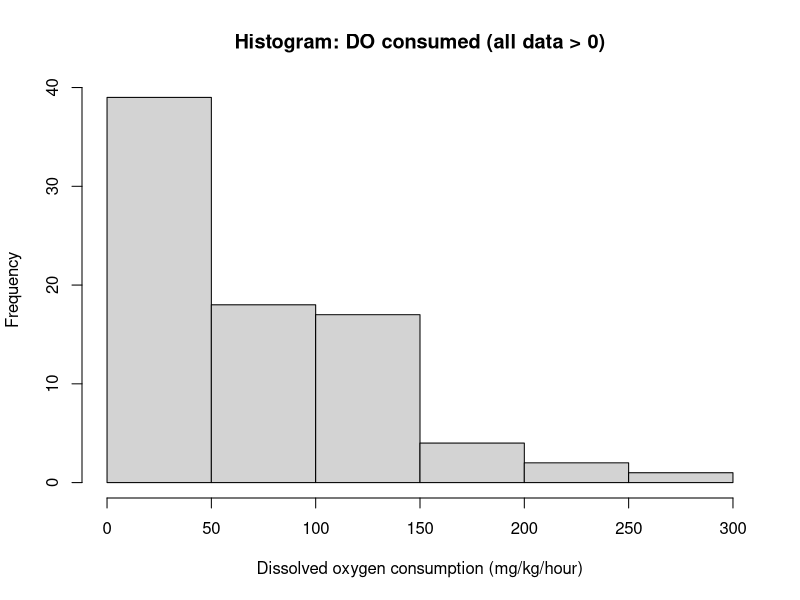
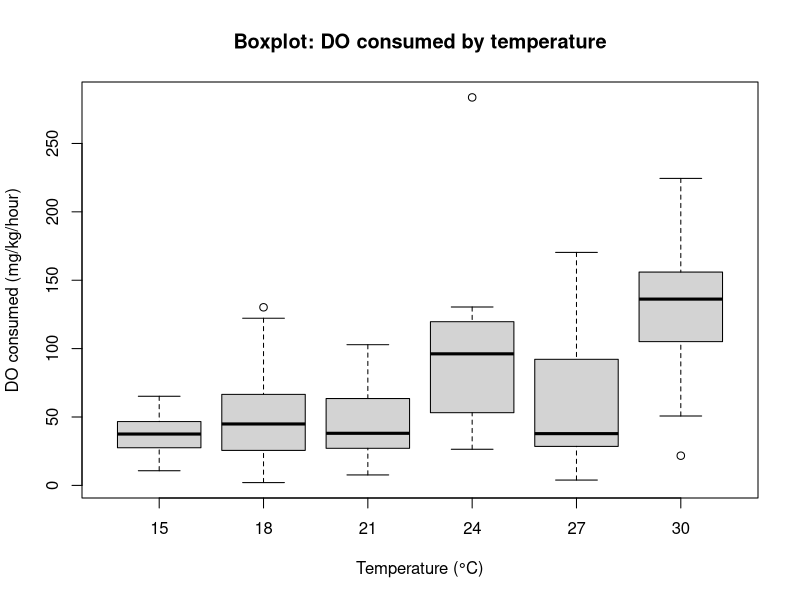
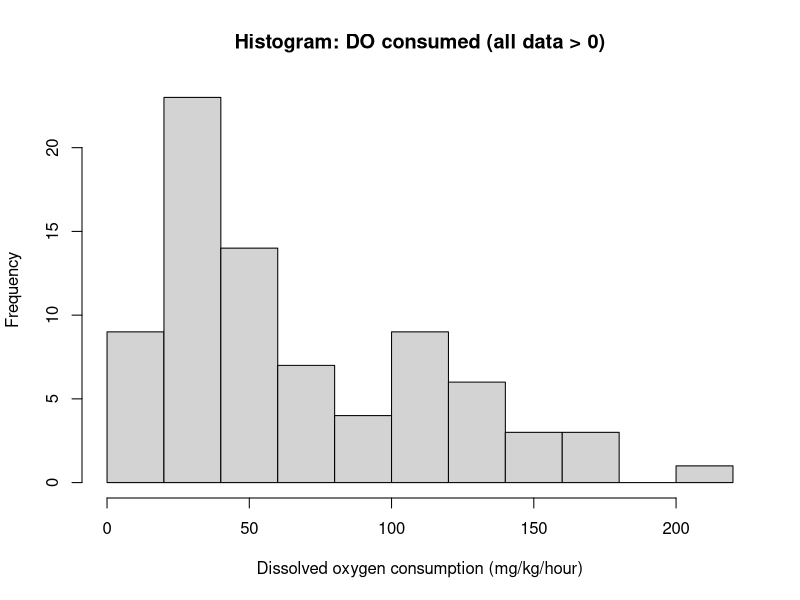
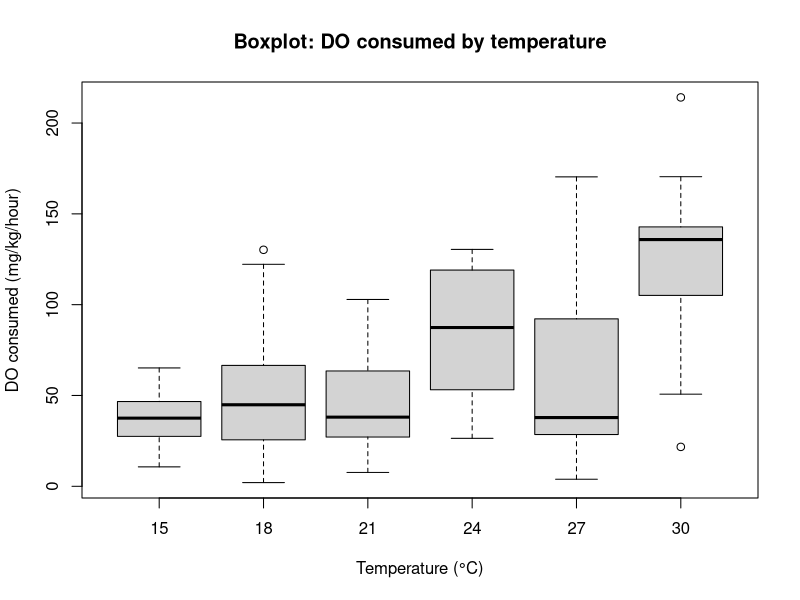
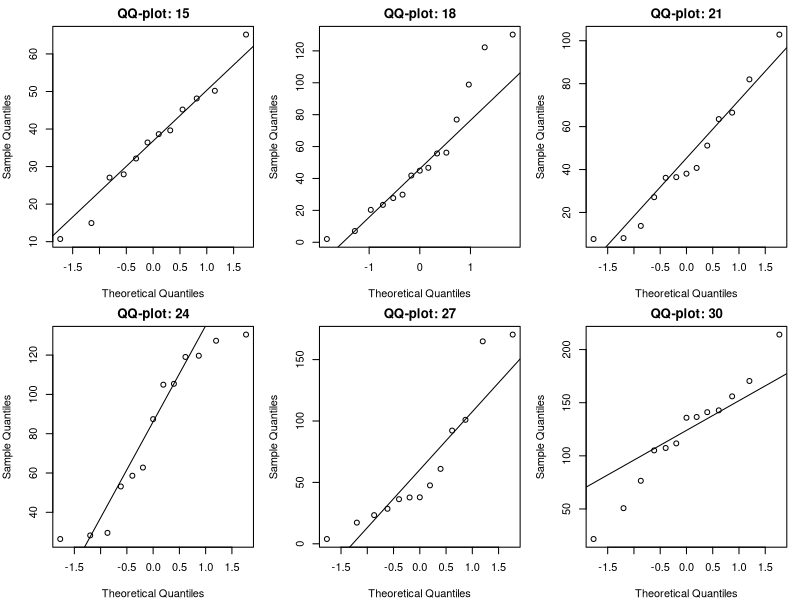

These figures' R source, in order: (Note: this script raises an error after producing the figures.)
# effect of temperature on the oxygen consumption of freshwater snails
# Sofie Costin & *your name here* October 2025

# MAKE SURE TO SET YOUR WORKING DIRECTORY FIRST: Session - Set Working Directory - To Source File

# install (if needed) and call packages
# install.packages(c("dplyr", "car"))

library(dplyr)
library(car)

# clear environment 
rm(list = ls())

# import data -------------------------------------------------------------

snaildata <- data.frame(read.csv("snaildata2025.csv"))

# read.csv will import the data from our working directory
head(snaildata) 
# note that we now have all_data in our global environment, which is ### observations of 2 variables
# and we can check out our data types and variables
summary(snaildata)
str(snaildata)

# we need to set our temperature variable as a character, because we want it to behave as categorical data, not numeric.
snaildata$temp <- as.factor(snaildata$temp) 
# run the below and look at the output compared to the previous time you ran str. Can you see how $temp has changed from integer to factor?
str(snaildata) 

# From the summary, we can see that our minimum DO consumed is a negative value. 
# Why is this not realistic?

# let's remove data points below 0
data_rm1 <- data.frame(dplyr::filter(snaildata, do_consumed > 0 ))
# this creates a new data frame containing all data that has a do consumed value greater than 0

# How many data points are left? 


# assumption testing ------------------------------------------------------
# Because we have one predictor variable and a numerical response, we are thinking we might use an ANOVA.
# The assumptions (ingredients) of an ANOVA are:
#     > normally distributed data 
#     > homogeneity of variances
#     > data are independent (snails are in their own containers and don't affect each other)

# assumption 1: data are normally distributed -----------------------------

# SHAPIRO WILK TEST OF NORMALITY
# the null hypothesis is that sample distribution is normal. 
# If the test is significant (P<0.05), the distribution is non-normal. 
# If our p-value is > 0.05, we can assume that our data is normally distributed.

# how do we do this test? If you've forgotten have a look at the salinity code. Half a coder's life is copy-pasting code that has worked before!





# visually assess distribution using histograms 
hist(
  data_rm1$do_consumed,
  main = "Histogram: DO consumed (all data > 0)",
  xlab = "Dissolved oxygen consumption (mg/kg/hour)"
)

# if our data are not normally distributed, check for outliers using a boxplot:
boxplot(
  do_consumed ~ temp, data = data_rm1,
  main = "Boxplot: DO consumed by temperature",
  xlab = "Temperature (°C)", ylab = "DO consumed (mg/kg/hour)"
)

# if data are not normally distributed, and we can see that there are outliers, 
# remove data outside of 1.5*IQR

# set first and third quartiles
quartiles <- quantile(data_rm1$do_consumed, probs = c(.25, .75), na.rm = FALSE) 
# determine the interquartile range (IQR)
IQR_val <- IQR(data_rm1$do_consumed)

# find our lower and upper limits:
Lower <- quartiles[1] - 1.5 * IQR_val
Upper <- quartiles[2] + 1.5 * IQR_val 

# reassign data above lower and below upper to new dataframe called data_rm
data_rm <- data.frame(dplyr::filter(data_rm1, do_consumed > Lower & do_consumed < Upper ))

# Have a look in the global environment, are there less observations? has anything changed?

# RETEST NORMALITY USING SHAPIRO WILK & HISTOGRAM



# how do we do this test? Check the salinity code if you need to



# visually assess distribution using histograms 
hist(
  data_rm$do_consumed,
  main = "Histogram: DO consumed (all data > 0)",
  xlab = "Dissolved oxygen consumption (mg/kg/hour)"
)

# if our data are not normally distributed, check for outliers using a boxplot:
boxplot(
  do_consumed ~ temp, data = data_rm,
  main = "Boxplot: DO consumed by temperature",
  xlab = "Temperature (°C)", ylab = "DO consumed (mg/kg/hour)"
)





# are we happy with this? are your data normally distributed? did anything change?



# when reporting this in our methods section, we need to include the outcomes of the test, and how many outliers were removed. 
# We can check what outliers were removed using:
removed_data_points <- which(!snaildata$do_consumed %in% data_rm$do_consumed)
snaildata[removed_data_points,]


# assumption 2: variances are homogenous ----------------------------------

# How do we do this again, and how is it reported? Check the salinity code if you don't remember. 




# you can also visually assess homogeneity / normality by group with QQ-plots (explanation below)

par(mfrow = c(2, ceiling(nlevels(data_rm$temp)/2)), mar = c(4,4,2,1)) # sets multiple panels for graph
by(data_rm$do_consumed, data_rm$temp, function(x) {
  qqnorm(x, main = paste("QQ-plot:", unique(data_rm$temp[data_rm$do_consumed %in% x])))
  qqline(x)
})

par(mfrow = c(1, 1)) # reset to 1 x 1 plotting

# interpreting Q-Q plots:

# A Q-Q (quantile–quantile) plot compares your sample’s distribution to a theoretical normal distribution:
# X-axis: theoretical quantiles (what we’d expect under perfect normality)
# Y-axis: actual quantiles from your sample data
# If your data are normally distributed, the points should fall roughly along the straight line.
#
# How to interpret the plots in your image:
# Each panel represents one temperature treatment (e.g., 15°C, 18°C, 21°C, etc.).
# Deviation from the line = deviation from normality.
# If points hug the line closely, that group’s data are approximately normal.
# If points curve away (S-shape), that indicates skewness:
#   - Upward curve at the ends → right-skewed (tail to the right)
#   - Downward curve → left-skewed
# If the ends deviate sharply upward or downward → heavy tails or outliers.
# 
# Sample size matters.
# You have small group sizes (e.g., n ≈ 8–10).
# In small samples, QQ plots can look messy even when data are roughly normal.
# That’s why you should always combine visual inspection with the Shapiro–Wilk test

#What do these results tell you about normality in your various temperature treatements? Are there any that look particularly dodgy? That deserves a brief mention in your poster, regardless of your decision whether to go parametric or non-parametric


###################################################DECISION TIME ~~~~~ Do you think your data are sufficiently normally distributed and sufficiently homogenous in variance to use a parametric ANOVA? Or are you better off using a parametric test? Make a decision NOW and then continue below for an ANOVA or skip to line 271 for non-parametric testing. You need to only do one. And there's no  right or wrong answer, just well or not-so-well explain reasons. Sof & Vera would both be totally on the fence as to what to use. #################################################

# PARAMETRIC TEST & PLOTTING------------------------------------------------
# because we have a single predictor and a numerical response, we'll use an ANOVA

# the null hypothesis for ANOVA is that there is no difference in means.
# if the p-value for our ANOVA is <0.05, we reject the null, and find that there 
# is a significant difference between the means
# or that there is less than 5% chance that the relationship that we see is due to random chance

# you will need to edit this code to make y your response variable and x your predictor variable
snailanova <- aov(RESPONSE ~ PREDICTOR, data = data_rm)    
    
summary(snailanova)

# summary statistics ------------------------------------------------------

# this will tell us the means and standard deviation of our data, plus the number of replicates (n) for each level
group_by(data_rm, temp) %>%
  summarise(
    count = n(),
    mean = mean(do_consumed, na.rm = TRUE),
    sd   = sd(do_consumed, na.rm = TRUE)
  )

# post-hoc analysis -------------------------------------------------------
# ONLY NEEDED IF ANOVA RESULT IS SIGNIFICANT

# the ANOVA tells us that there are differences in group means, but we don't know 
# which pairs of groups are different. We can use a Tukey multiple pairwise comparisons 
# test to see where these differences lie. 
TukeyHSD(snailanova, which = "temp")




#  create means plot ---------------------------------------------
#This is using a slightly different technique to last time, allowing for even more customisation of what values are used in plotting. 

# first, we're going to create a dataframe including the means and standard deviation for our data
# we are calling this dataframe data_means_sd, and we are grouping our data by temperature levels.
data_means_sd <- data_rm %>%  
  group_by(temp) %>% 
  summarize(
    mean_do     = mean(do_consumed),
    sd_do       = sd(do_consumed),
    upper_limit = mean_do + sd_do, 
    lower_limit = mean_do - sd_do,
    .groups = "drop"
  )

# this is the output of that data frame. We will use these values to put into the plot later.
data_means_sd

# x positions for factor levels (it just tells it there are six x values -  i.e. 6 temperatures)
x <- seq_len(nrow(data_means_sd))

#This sets the highest y value to be represented on the chart, taken from the largest upper limit standard deviation value of all temp treatments. 
ylim_max <- max(150, max(data_means_sd$upper_limit, na.rm = TRUE))


# empty plot with desired limits and labels

#This plot has nothing in it - completely blank! This is useful if you want to then add tons of elements exactly how you like it.
plot(
  x, 
  data_means_sd$mean_do, 
  type = "n",
  xaxt = "n",
  ylim = c(0, ylim_max),
  xlab = "temperature (degrees celsius)",
  ylab = "dissolved oxygen consumption rate (mg/kg/hour)",
  main = ""
)

#Now we add in all the things we want

# add x-axis with factor labels
axis(1, at = x, labels = as.character(data_means_sd$temp))

# add lines and points between each level of temperature treatment and the y values for the means
lines(x, data_means_sd$mean_do)
points(x, data_means_sd$mean_do, pch = 16)

# add error bars using arrows(). This is super nifty - you use an arrow with a blunt tip (90deg angle) either side going from the upper to the lower standard deviation around the mean. 
arrows(
  x0 = x, y0 = data_means_sd$lower_limit,
  x1 = x, y1 = data_means_sd$upper_limit,
  angle = 90, code = 3, length = 0.05
)

# add grouping letters (EDIT THESE to match your Tukey groups)
letters_vec <- c("a","a","a","a","a","a")  # must match length(x)

#add text to at each temperature (x) just above the upper limit of each temperature (+2 here, but any value is fine, you can play with that)
text(x, data_means_sd$upper_limit + 2, labels = letters_vec, font = 2)


# in order to get a HD for this assignment, you will need to introduce at a change to at least four elements of the plot - and they have to be substantially different (i.e. don't just change the colour of arrows, fonts, lines and points!)



# NON-PARAMETRIC TEST & PLOTTING --------------------------------------------------

# If normality or homogeneity of variances do not hold, use a Kruskal–Wallis test.
# The null hypothesis is that the distributions are the same across groups (medians are equal).

# Kruskal–Wallis rank-sum test
kw <- kruskal.test(RESPONSE ~ PREDICTOR, data = data_rm)

kw

# Simple effect size for Kruskal–Wallis (epsilon-squared ε², 0–1 scale)
# ε² ~ proportion of variability in ranks explained by group


H  <- as.numeric(kw$statistic)                # Kruskal–Wallis H
k  <- nlevels(data_rm$temp)                 # number of groups
N  <- nrow(data_rm)                         # total N
epsilon2 <- (H - k + 1) / (N - k)
epsilon2   # report this alongside the KW test in methods/results

# Interpretation:
# ε² value:
# < 0.01	Very small / negligible:	Temperature explains almost none of the variability
# 0.01 – 0.08	Small effect:	Weak but noticeable difference among temperatures
# 0.08 – 0.26	Medium effect:	Moderate differences among group medians
# > 0.26	Large effect:	Strong group differences; temperature explains much of the variation
# (These cut-offs are based on common guidelines from Tomczak & Tomczak, 2014.)

# compare group medians:

aggregate(do_consumed ~ temp, data = data_rm, median)


# summary statistics ------------------------------------------------------

group_by(data_rm, temp) %>%
  summarise(
    n        = n(),
    median   = median(do_consumed, na.rm = TRUE),
    Q1       = quantile(do_consumed, 0.25, na.rm = TRUE),
    Q3       = quantile(do_consumed, 0.75, na.rm = TRUE)
  )


# post-hoc analysis -------------------------------------------------------
# ONLY IF KW IS SIGNIFICANT
# Pairwise Wilcoxon rank-sum tests with Holm correction for multiple comparisons
# Because many comparisons are made, we use a Holm correction (p.adjust.method = "holm") to control the risk of false positives (Type I error).


pw <- pairwise.wilcox.test(
  x = data_rm$do_consumed,
  g = data_rm$temp,
  p.adjust.method = "holm",
  exact = FALSE
)
pw  # Use this table to decide which groups differ; update letters on your plot accordingly

# Interpretation:
# The pairwise Wilcoxon rank-sum test (sometimes called the Mann–Whitney U test) compares each pair of temperature groups to see where the significant differences lie, following a significant Kruskal–Wallis test.
# While the Kruskal–Wallis test only tells us that “at least one group differs”, this pairwise test helps identify which pairs differ.
# Each test compares the distribution (median ranks) between two temperature 
# levels, e.g.:  15°C vs 18°C
# Each comparison returns a p-value indicating whether those two groups differ significantly.


# create median IQR plot --------------------------------------------------

# Create a small table with medians and IQR limits per temperature
data_medians_iqr <- data_rm %>%
  group_by(temp) %>%
  summarise(
    med_do   = median(do_consumed),
    q1_do    = quantile(do_consumed, 0.25),
    q3_do    = quantile(do_consumed, 0.75),
    .groups = "drop"
  )
# check
data_medians_iqr

# x positions for factor levels (it just tells it there are six x values -  i.e. 6 temperatures)
x_med <- seq_len(nrow(data_medians_iqr))

#This sets the highest y value to be represented on the chart, taken from the largest upper limit IQR of all temp treatments.
ylim_max_med <- max(150, max(data_medians_iqr$q3_do, na.rm = TRUE))

# Empty plot with labels and limits
#This plot has nothing in it - completely blank! This is useful if you want to then add tons of elements exactly how you like it.

plot(
  x_med, 
  data_medians_iqr$med_do, 
  type = "n",
  xaxt = "n",
  ylim = c(0, ylim_max_med),
  xlab = "temperature (degrees celsius)",
  ylab = "dissolved oxygen consumption rate (mg/kg/hour)",
)

# Add x-axis with factor labels

axis(1, at = x_med, labels = as.character(data_medians_iqr$temp))

# add lines and points between each level of temperature treatment and the y values for the means
lines(x_med, data_medians_iqr$med_do)
points(x_med, data_medians_iqr$med_do, pch = 16)

# add error bars using arrows(). This is super nifty - you use an arrow with a blunt tip (90deg angle) either side going from the upper to the lower standard deviation around the mean. 
arrows(
  x0 = x_med, y0 = data_medians_iqr$q1_do,
  x1 = x_med, y1 = data_medians_iqr$q3_do,
  angle = 90, code = 3, length = 0.05
)

# Add group letters above the IQR bars (**EDIT these based on 'pw' table)
letters_vec_np <- c("a", "a", "a", "a", "a", "a")

#add text to at each temperature (x) just above the upper limit of each temperature (+2 here, but any value is fine, you can play with that)
text(x_med, data_medians_iqr$q3_do + 2, labels = letters_vec_np, font = 2)

# in order to get a HD for this assignment, you will need to introduce at a change to at least four elements of the plot - and they have to be substantially different (i.e. don't just change the colour of arrows, fonts, lines and points!)

